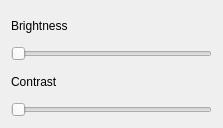
<?xml version="1.0" encoding="UTF-8"?>
<ui version="4.0">
 <class>brightContrastUI</class>
 <widget class="QDialog" name="brightContrastUI">
  <property name="windowModality">
   <enum>Qt::ApplicationModal</enum>
  </property>
  <property name="geometry">
   <rect>
    <x>0</x>
    <y>0</y>
    <width>223</width>
    <height>128</height>
   </rect>
  </property>
  <property name="windowTitle">
   <string>Brightness And Contrast</string>
  </property>
  <layout class="QVBoxLayout" name="verticalLayout">
   <item>
    <widget class="QLabel" name="label">
     <property name="text">
      <string>Brightness</string>
     </property>
    </widget>
   </item>
   <item>
    <widget class="QSlider" name="horizontalSlider">
     <property name="minimum">
      <number>0</number>
     </property>
     <property name="maximum">
      <number>100</number>
     </property>
     <property name="orientation">
      <enum>Qt::Horizontal</enum>
     </property>
    </widget>
   </item>
   <item>
    <widget class="QLabel" name="label_2">
     <property name="text">
      <string>Contrast</string>
     </property>
    </widget>
   </item>
   <item>
    <widget class="QSlider" name="horizontalSlider_2">
     <property name="minimum">
      <number>100</number>
     </property>
     <property name="maximum">
      <number>300</number>
     </property>
     <property name="orientation">
      <enum>Qt::Horizontal</enum>
     </property>
    </widget>
   </item>
  </layout>
 </widget>
 <resources/>
 <connections/>
</ui>
